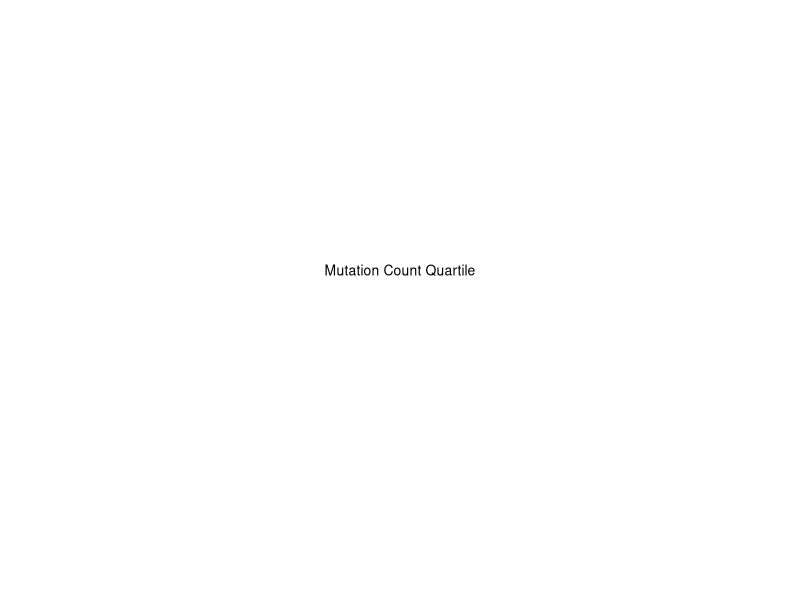
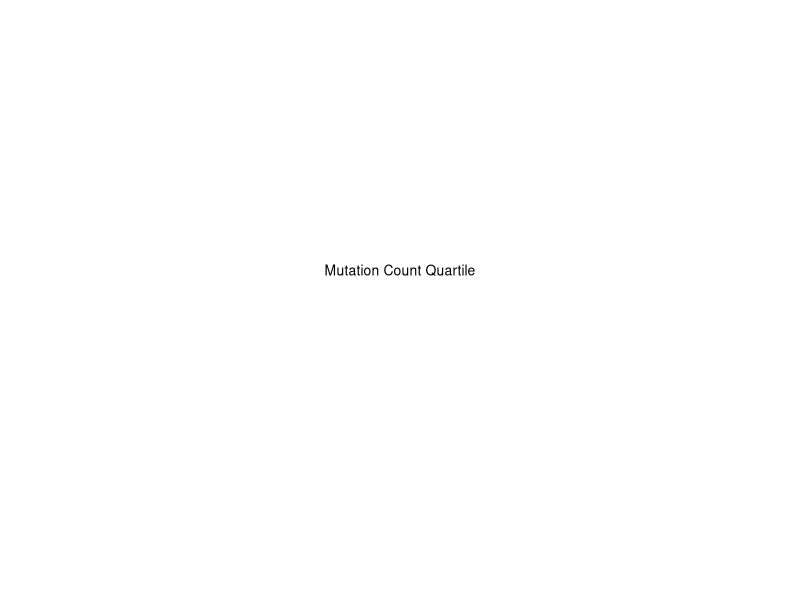
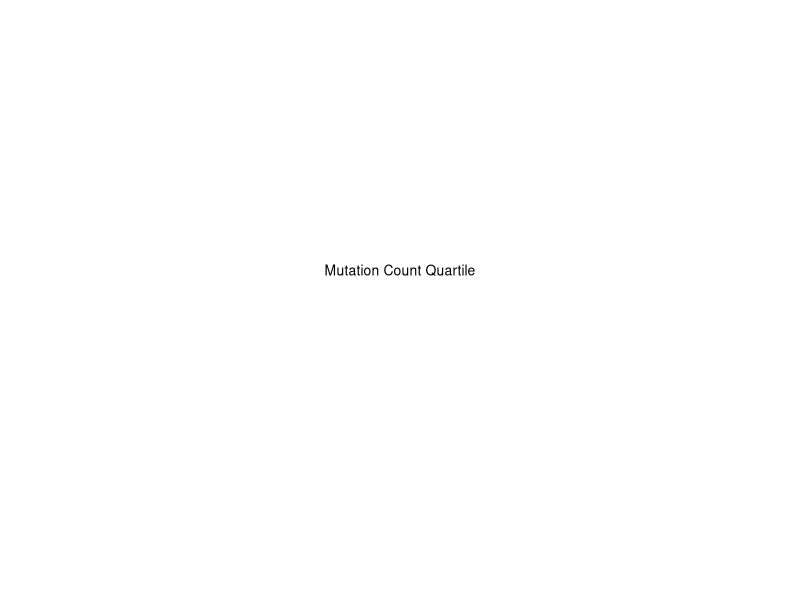
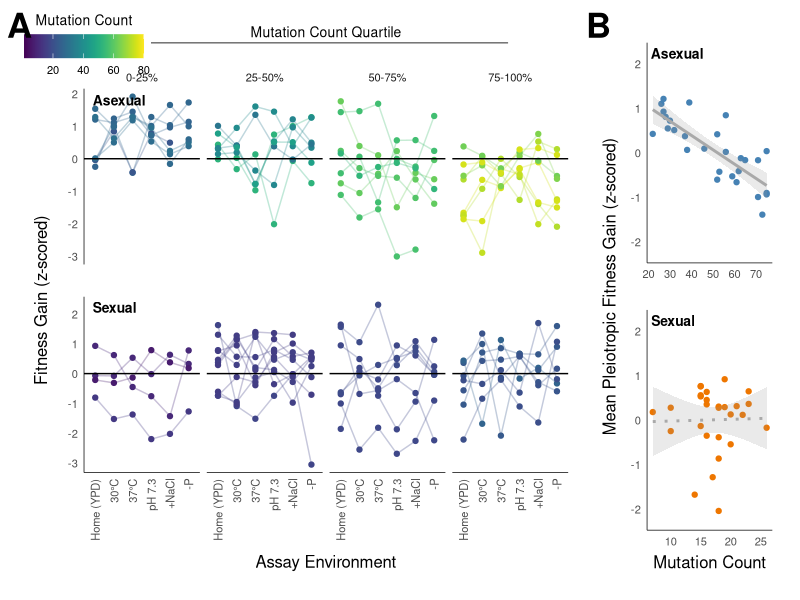
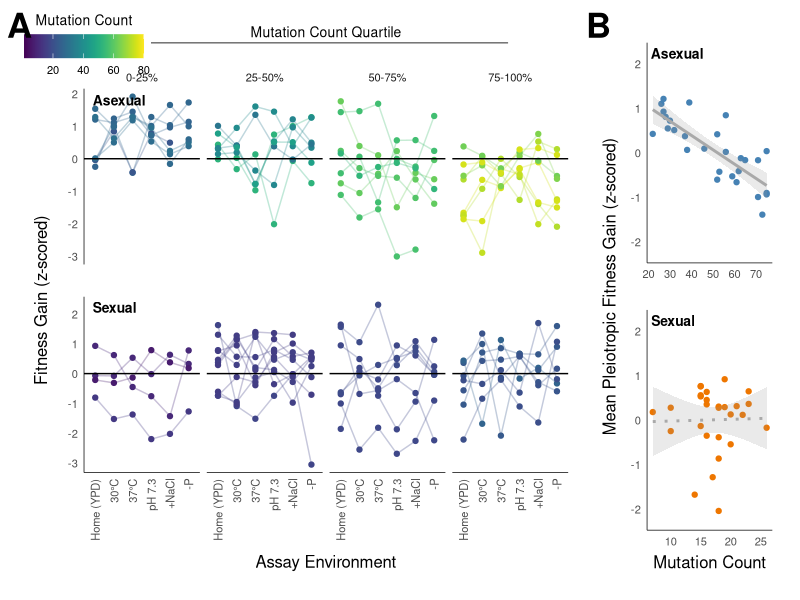
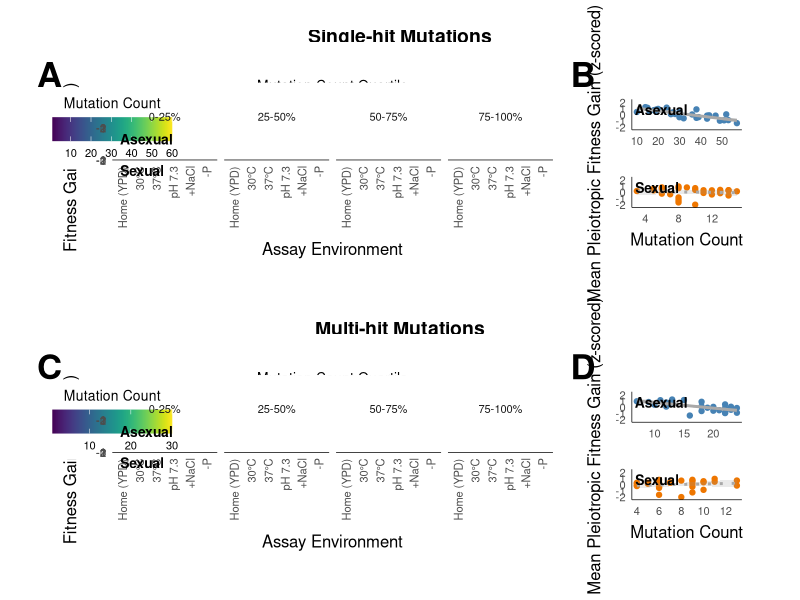
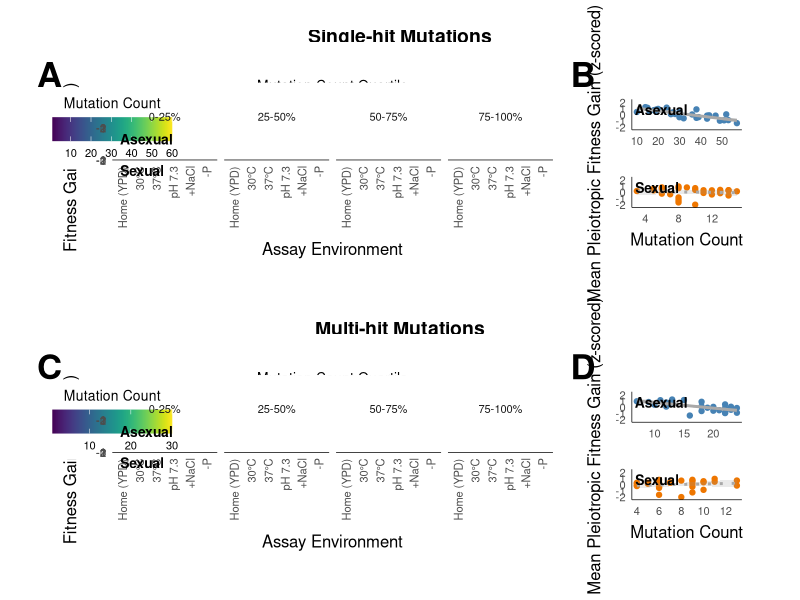

Reproduce these figures in R, in order.
library(ggplot2)
library(viridis)
library(dplyr)
library(ggpubr)
library(patchwork)
library(grid)
library(gridExtra)

theme_gge <- function (base_size = 10, base_family = "sans")
{
  theme_bw(base_size = base_size, base_family = base_family) %+replace%
    theme(
      plot.title = element_text(size = 7),
      panel.background = element_rect(fill = "white", colour = NA),
      #panel.border = element_rect(fill = NA, colour = "black"),
      panel.border = element_blank(),
      axis.line = element_line(colour = "black", linewidth = 0.25),
      panel.grid.major = element_blank(),
      panel.grid.minor = element_blank(),
      strip.background = element_blank(),
      axis.ticks = element_blank(),
      legend.key = element_rect(fill = "white", colour = NA),
      complete = TRUE)
}

clone_dat <- read.csv("clone_dat.csv")

# Create empty lists to store plots/models
combined_plots_list <- list()
lm_results_list <- list()

# List of count variables
count_vars <- c("tot_hits", "multi_count", "single_count")

# Loop over each variable
for (count_var in count_vars) {
  # try first plot:
  fit_mut_asex <- ggplot(clone_dat[clone_dat$regime=='asexual',], aes(x = !!sym(count_var), y = mc_gain, col = env)) +
    facet_wrap( ~ env) + theme_gge() + geom_point() +
    geom_hline(yintercept = 0) +
    scale_color_manual(values = viridis(6))
  
  fit_mut_sex <- ggplot(clone_dat[clone_dat$regime=='sexual',], aes(x = !!sym(count_var), y = mc_gain, col = env)) +
    facet_wrap( ~ env) + theme_gge() + geom_point() +
    geom_hline(yintercept = 0) +
    scale_color_manual(values = viridis(6))
  
  # calculate quantile of mutations for asexuals:
  clone_dat_asex <- dplyr::filter(clone_dat, regime == 'asexual', !!sym(count_var) > 1)
  clone_dat_sex  <- dplyr::filter(clone_dat, regime == 'sexual', !!sym(count_var) > 1)
  
  # write function to flag quantiles
  quantile_flagger <- function(x, qs = NULL){
    
    # use global qs if provided, otherwise compute from x
    if (is.null(qs)) {
      qs <- as.vector(quantile(x[[count_var]]))
    }
    
    cuts <- cut(x[[count_var]], qs, include.lowest = TRUE, right = FALSE)
    levels(cuts) <- c('1','2','3','4')
    x$cuts <- as.numeric(as.vector(cuts))
    
    # z-score fitness within this subset (env)
    x$mc_gain_z <- as.vector(scale(x$mc_gain))
    
    return(x)
  }
  
  # global mutation-count quartiles per regime
  qs_asex <- quantile(clone_dat_asex[[count_var]])
  qs_sex  <- quantile(clone_dat_sex[[count_var]])
  
  # ASEXUAL
  # calculate quantiles:
  clone_dat_asex_l  <- split(clone_dat_asex, clone_dat_asex$env)
  clone_dat_asex_l2 <- lapply(clone_dat_asex_l, quantile_flagger, qs = qs_asex)
  clone_dat_asex_l3 <- do.call(rbind, clone_dat_asex_l2)
  
  # re-level environments:
  clone_dat_asex_l3$env <- factor(clone_dat_asex_l3$env, levels = c('YPD','SC30C','SC37C','SC_pH7.3','SC_0.2M_NaCl','lowP'))
  
  # SEXUAL
  # calculate quantiles:
  clone_dat_sex_l  <- split(clone_dat_sex, clone_dat_sex$env)
  clone_dat_sex_l2 <- lapply(clone_dat_sex_l, quantile_flagger, qs = qs_sex)
  clone_dat_sex_l3 <- do.call(rbind, clone_dat_sex_l2)
  
  # re-level environments:
  clone_dat_sex_l3$env <- factor(clone_dat_sex_l3$env, levels = c('YPD','SC30C','SC37C','SC_pH7.3','SC_0.2M_NaCl','lowP'))
  
  # calculate color scaling for mutation number across clones:
  # scale to viridis and go full range
  mut_hits_sorted <- sort(c(clone_dat_asex_l3[[count_var]],clone_dat_sex_l3[[count_var]]))
  
  custom_labels <- c(
    'YPD' = 'Home (YPD)', 
    'SC30C' = '30°C', 
    'SC37C' = '37°C', 
    'SC_pH7.3' = 'pH 7.3', 
    'SC_0.2M_NaCl' = '+NaCl', 
    'lowP' = '-P'
  )
  quartile_labels <- as_labeller(c('1'="0-25%", '2'="25-50%", '3'="50-75%", '4'="75-100%"))
  
  # ASEXUAL
  fit_mut_z_asex <- ggplot(
    clone_dat_asex_l3,
    aes(x = env, y = mc_gain_z, col = !!sym(count_var), group = clone_id)
  ) +
    facet_wrap(~ cuts, ncol = 4, labeller = quartile_labels) +
    geom_line(alpha = 0.3) +          # 50% opacity lines
    geom_point() +                    # points in same color as line
    theme_gge() +
    geom_hline(yintercept = 0) +
    scale_color_viridis(
      name   = "Mutation Count",
      limits = c(1, ceiling(max(clone_dat_asex_l3[[count_var]])/10) * 10),
      guide  = guide_colorbar(title.position = "top")
    ) +
    labs(title = "Asexual") +
    theme(
      axis.text.x  = element_blank(),
      axis.line.x  = element_blank(),
      axis.title.x = element_blank(),
      legend.position = c(0, 1.25),
      legend.direction = "horizontal",
      legend.title = element_text(size = 10, hjust = 0.5),
      axis.title.y = element_blank(),
      plot.title   = element_text(size = 10, hjust = 0.02, vjust = -10, face = "bold")
    )
  
  # SEXUAL
  fit_mut_z_sex <- ggplot(
    clone_dat_sex_l3,
    aes(x = env, y = mc_gain_z, col = !!sym(count_var), group = clone_id)
  ) +
    facet_wrap(~ cuts, ncol = 4) +
    geom_line(alpha = 0.3) +          # 50% opacity lines
    geom_point() +                    # points in same color as line
    theme_gge() +
    geom_hline(yintercept = 0) +
    scale_color_viridis(
      limits = c(1, ceiling(max(clone_dat_asex_l3[[count_var]])/10) * 10)
    ) +
    scale_x_discrete(labels = custom_labels) +
    labs(x = "Assay Environment", title = "Sexual") +
    theme(
      axis.text.x   = element_text(angle = 90, hjust = 1, vjust = 0.5),
      legend.position = "none",
      strip.text    = element_blank(),
      axis.title.x  = element_text(size = 12, margin = margin(t = 10)),
      axis.title.y  = element_blank(),
      plot.title    = element_text(size = 10, hjust = 0.02, vjust = -4, face = "bold")
    )
  
  # Create a grob for the horizontal line and label
  line_and_label <- wrap_elements(
    gridExtra::grid.arrange(
      grid::textGrob("Mutation Count Quartile", gp = grid::gpar(fontsize = 10)),
      grid::segmentsGrob(x0 = 0.125, x1 = 0.875, y0 = -9, y1 = -9, gp = grid::gpar(col = "black", lwd = 1)), 
      heights = c(0.9, 0.1)
    )
  )
  
  # Combine the plots vertically
  mut_quartile_plot_main <- line_and_label / (fit_mut_z_asex / fit_mut_z_sex) +
    plot_layout(heights = c(0.02, 1))
  
  y_label <- wrap_elements(full = grid::textGrob("Fitness Gain (z-scored)", rot = 90, gp = gpar(fontsize = 12)))
  mut_quartile_plot <- y_label + mut_quartile_plot_main +
    plot_layout(widths = c(0.05, 1)) +
    plot_annotation(theme = theme(plot.margin = margin(5, 5, 5, 5)))
  
  # now: plot average pleiotropic z-score versus mutation number as single biplot:
  pleio_means_asex <- dplyr::filter(clone_dat_asex_l3, env != 'YPD') %>% group_by(clone_id, kk_pop_id, regime) %>%
    summarise(pleio_mean_z = mean(mc_gain_z),
              hits = unique(!!sym(count_var)))
  
  pleio_means_sex <- dplyr::filter(clone_dat_sex_l3, env != 'YPD') %>% group_by(clone_id, kk_pop_id, regime) %>%
    summarise(pleio_mean_z = mean(mc_gain_z),
              hits = unique(!!sym(count_var)))
  
  # plot:
  pleio_reg_asex <- ggplot(pleio_means_asex, aes(x = hits, y = pleio_mean_z)) +
    geom_point(col = 'steelblue') +
    theme_gge() +
    theme(axis.title.y = element_text(size = 12, vjust = 3), plot.title = element_text(size = 10, hjust = 0.05, vjust = -4, face = "bold")) +
    scale_y_continuous(limits = c(-2.25,2.25), breaks = seq(-2,2,1)) +
    stat_smooth(method = 'lm', formula = y ~ x, color = 'darkgrey', alpha = 0.2) +
    labs(title = "Asexual", x = NULL, y = "Mean Pleiotropic Fitness Gain (z-scored)")
  
  pleio_reg_sex <- ggplot(pleio_means_sex, aes(x = hits, y = pleio_mean_z)) +
    geom_point(col = 'darkorange2') +
    theme_gge() +
    theme(axis.title.y = element_text(size = 12, vjust = 3), axis.title.x = element_text(size = 12, margin = margin(t = 5)), plot.title = element_text(size = 10, hjust = 0.05, vjust = -4, face = "bold")) +
    scale_y_continuous(limits = c(-2.25,2.25), breaks = seq(-2,2,1)) +
    stat_smooth(method = 'lm', formula = y ~ x, color = 'darkgrey', alpha = 0.2, linetype = 'dotted') +
    labs(title = "Sexual", x = NULL, y = "Mean Pleiotropic Fitness Gain (z-scored)")
  
  # Combine the plots vertically with patchwork
  fitness_mut_plot <- pleio_reg_asex / pleio_reg_sex +
    plot_layout(guides = "collect", axis_titles = "collect") +
    labs(x = "Mutation Count", y = "Mean Pleiotropic Fitness Gain (z-scored)") +
    plot_annotation(
      theme = theme(plot.margin = margin(5, 5, 5, 5))
    )

  # Wrap each plot as an independent element
  wrapped_left_plot <- wrap_elements(mut_quartile_plot)
  wrapped_right_plot <- wrap_elements(fitness_mut_plot)
  
  # Combine the wrapped plots side by side
  combined_plot <- (wrapped_left_plot | wrapped_right_plot) +
    plot_layout(widths = c(3, 1)) +  
    plot_annotation(tag_levels = 'A', tag_prefix = '', tag_suffix = '') & 
    theme(plot.tag = element_text(face = 'bold', size = 25), plot.tag.position = c(0.01, 0.98), plot.margin = margin(5, 5, 5, 5))

  # Store the plot in the list
  combined_plots_list[[count_var]] <- combined_plot
  
  # Linear regression models
  lm_asex <- lm(pleio_mean_z ~ hits, data = pleio_means_asex)
  lm_sex <- lm(pleio_mean_z ~ hits, data = pleio_means_sex)
  print(paste("Results for", count_var, "- Asexual"))
  print(summary(lm_asex))
  print(paste("Results for", count_var, "- Sexual"))
  print(summary(lm_sex))
  
  # Store the models if needed
  lm_results_list[[count_var]] <- list(
    asexual = lm_asex,
    sexual = lm_sex
  )
}

total_hit_plot <- combined_plots_list[["tot_hits"]]
ggsave(total_hit_plot, filename = "figure3.pdf", width = 12, height = 6, units = "in", dpi = 300)
ggsave(total_hit_plot, filename = "figure3.jpg", width = 12, height = 6, units = "in", dpi = 300)

# Extract single-hit and multi-hit plots
single_hit_plot <- combined_plots_list[["single_count"]]
multi_hit_plot <- combined_plots_list[["multi_count"]]

# Label each section
label_single_hit <- wrap_elements(grid::textGrob("Single-hit Mutations", gp = grid::gpar(fontsize = 14, fontface = "bold")))
label_multi_hit <- wrap_elements(grid::textGrob("Multi-hit Mutations", gp = grid::gpar(fontsize = 14, fontface = "bold")))

# Ensure plot_annotation applies ONLY to the main plots, not labels
single_hit_annotated <- wrap_elements(single_hit_plot + plot_annotation(tag_levels = "A"))
multi_hit_annotated <- wrap_elements(multi_hit_plot + plot_annotation(tag_levels = list(c("C", "D"))))

# Stack each label with its corresponding plot (left + right subplots retain labels)
single_hit_section <- wrap_elements((label_single_hit / single_hit_annotated) + plot_layout(heights = c(0.05, 1)))
multi_hit_section <- wrap_elements((label_multi_hit / multi_hit_annotated) + plot_layout(heights = c(0.05, 1)))

# Combine both sections
figureS4 <- (
  single_hit_section /
    multi_hit_section
) + plot_layout(heights = c(1, 1))

# Save the combined figure
ggsave(figureS4, filename = "figureS5.pdf", width = 12, height = 13, units = "in", dpi = 300)
ggsave(figureS4, filename = "figureS5.jpg", width = 12, height = 13, units = "in", dpi = 300)
